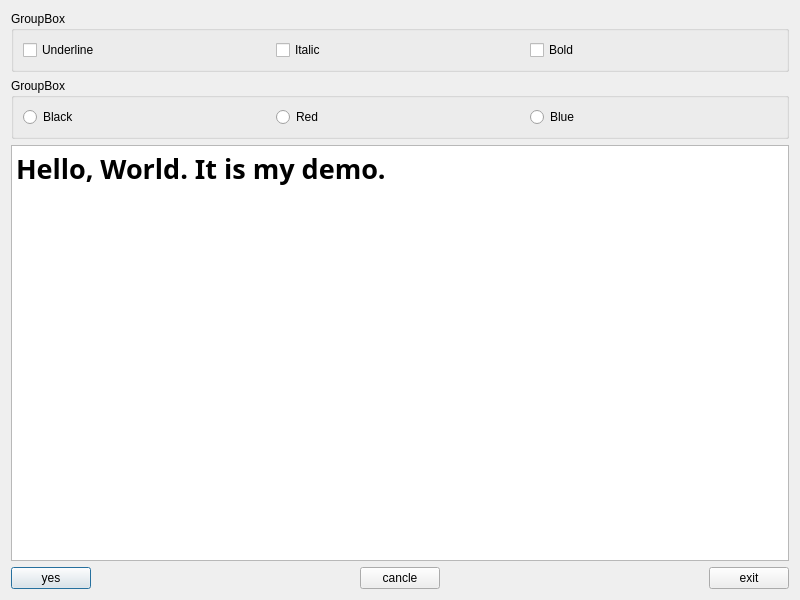
<?xml version="1.0" encoding="UTF-8"?>
<ui version="4.0">
 <class>QWDialog</class>
 <widget class="QDialog" name="QWDialog">
  <property name="geometry">
   <rect>
    <x>0</x>
    <y>0</y>
    <width>800</width>
    <height>600</height>
   </rect>
  </property>
  <property name="windowTitle">
   <string>QWDialog</string>
  </property>
  <layout class="QVBoxLayout" name="verticalLayout">
   <item>
    <widget class="QGroupBox" name="groupBox">
     <property name="title">
      <string>GroupBox</string>
     </property>
     <layout class="QHBoxLayout" name="horizontalLayout_2">
      <item>
       <widget class="QCheckBox" name="chkBoxUnder">
        <property name="text">
         <string>Underline</string>
        </property>
       </widget>
      </item>
      <item>
       <widget class="QCheckBox" name="chkBoxItalic">
        <property name="text">
         <string>Italic</string>
        </property>
       </widget>
      </item>
      <item>
       <widget class="QCheckBox" name="chkBoxBold">
        <property name="text">
         <string>Bold</string>
        </property>
       </widget>
      </item>
     </layout>
    </widget>
   </item>
   <item>
    <widget class="QGroupBox" name="groupBox_2">
     <property name="title">
      <string>GroupBox</string>
     </property>
     <layout class="QHBoxLayout" name="horizontalLayout_3">
      <item>
       <widget class="QRadioButton" name="rBtnBlack">
        <property name="text">
         <string>Black</string>
        </property>
       </widget>
      </item>
      <item>
       <widget class="QRadioButton" name="rBtnRed">
        <property name="text">
         <string>Red</string>
        </property>
       </widget>
      </item>
      <item>
       <widget class="QRadioButton" name="rBtnBlue">
        <property name="text">
         <string>Blue</string>
        </property>
       </widget>
      </item>
     </layout>
    </widget>
   </item>
   <item>
    <widget class="QPlainTextEdit" name="txtEdit">
     <property name="font">
      <font>
       <family>Bell MT</family>
       <pointsize>20</pointsize>
       <weight>75</weight>
       <bold>true</bold>
      </font>
     </property>
     <property name="plainText">
      <string>Hello, World. It is my demo.</string>
     </property>
    </widget>
   </item>
   <item>
    <layout class="QHBoxLayout" name="horizontalLayout">
     <item>
      <widget class="QPushButton" name="btnOK">
       <property name="text">
        <string>yes</string>
       </property>
      </widget>
     </item>
     <item>
      <spacer name="horizontalSpacer">
       <property name="orientation">
        <enum>Qt::Horizontal</enum>
       </property>
       <property name="sizeHint" stdset="0">
        <size>
         <width>40</width>
         <height>20</height>
        </size>
       </property>
      </spacer>
     </item>
     <item>
      <widget class="QPushButton" name="btnCancel">
       <property name="text">
        <string>cancle</string>
       </property>
      </widget>
     </item>
     <item>
      <spacer name="horizontalSpacer_2">
       <property name="orientation">
        <enum>Qt::Horizontal</enum>
       </property>
       <property name="sizeHint" stdset="0">
        <size>
         <width>40</width>
         <height>20</height>
        </size>
       </property>
      </spacer>
     </item>
     <item>
      <widget class="QPushButton" name="btnClose">
       <property name="text">
        <string>exit</string>
       </property>
      </widget>
     </item>
    </layout>
   </item>
  </layout>
 </widget>
 <resources/>
 <connections/>
</ui>
